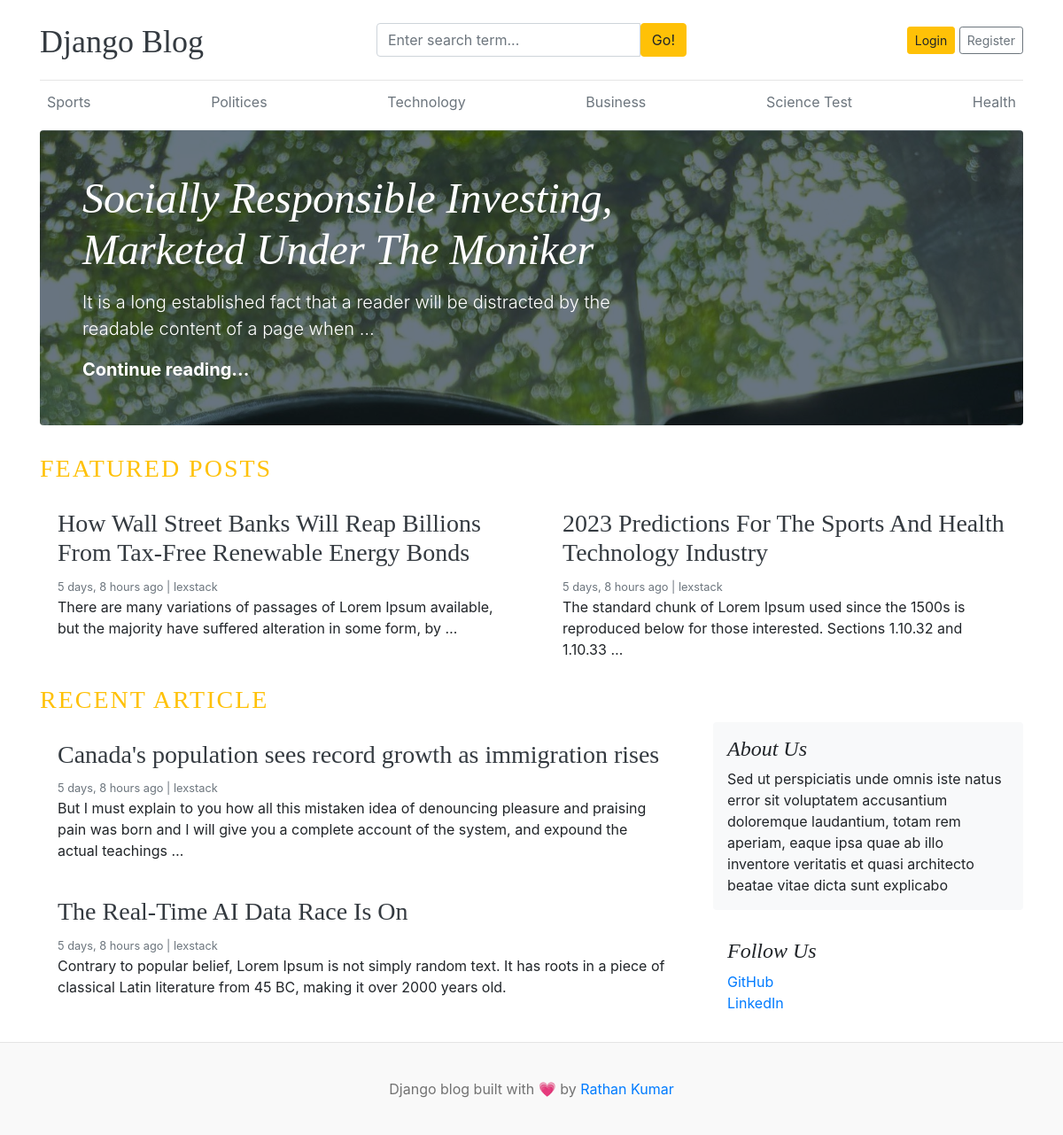
The page / on the database its author committed.
### blogs/models.py (models this page shows, shortened)
class Category(models.Model):
    category_name = models.CharField(max_length=50, unique=True)
    created_at = models.DateTimeField(auto_now_add=True)
    updated_at = models.DateTimeField(auto_now=True)
    class Meta:
        verbose_name_plural = "categories"

class Blog(models.Model):
    title = models.CharField(max_length=100)
    slug = models.SlugField(max_length=150, unique=True, blank=True)
    category = models.ForeignKey(Category, on_delete=models.CASCADE)
    author = models.ForeignKey(User, on_delete=models.CASCADE)
    featured_image = models.ImageField(upload_to='uploads/%Y/%m/%d')
    short_description = models.TextField(max_length=500)
    blog_body = models.TextField(max_length=2000)
    status = models.CharField(max_length=20, choices=STATUS_CHOICES, default=0)
    is_featured = models.BooleanField(default=False)
    created_at = models.DateTimeField(auto_now_add=True)
    updated_at = models.DateTimeField(auto_now=True)

### assignment/models.py (models this page shows, shortened)
class About(models.Model):
    about_header = models.CharField(max_length=25)
    about_description = models.TextField(max_length=255)
    created_at = models.DateTimeField(auto_now_add=True)
    updated_at = models.DateTimeField(auto_now=True)
    class Mata:
        verbose_name_plural = "About"

class SocialLink(models.Model):
    platform = models.CharField(max_length=25)
    link = models.URLField(max_length=100)
    created_at = models.DateTimeField(auto_now_add=True)
    updated_at = models.DateTimeField(auto_now=True)

### blog_main/views.py (the view)
# urls.py: 2. Add a URL to urlpatterns:  path('', views.home, name='home')
def home(request):
    featured_posts = Blog.objects.filter(is_featured=True, status="Published").order_by('updated_at')
    posts = Blog.objects.filter(is_featured=False, status="Published")
    try:
        about = About.objects.get()
    except:
        about = None
    context = {
        'about': about,
        'featured_posts': featured_posts,
        'posts': posts
    }
    return render(request, 'home.html', context)

### blogs/context_processors.py (called while the page is built)
def get_categories(request):
    categories = Category.objects.all()
    return dict(categories=categories)

def get_social_links(request):
    social_links = SocialLink.objects.all()
    return dict(social_links=social_links)

### templates/home.html
{% extends 'base.html' %}
{% block content %}
{% for post in featured_posts %}
{% if forloop.first %}
  <div class="jumbotron p-3 p-md-5 text-white rounded bg-dark" style="background-image: url({{ post.featured_image.url }});background-blend-mode: overlay;background-size:cover;">
    <div class="col-md-8 px-0">
      <h1 class="display-4 font-italic">{{ post.title }}</h1>
      <p class="lead my-3">{{ post.short_description | truncatewords:20 }}</p>
      <p class="lead mb-0"><a href="{% url 'blogs' post.slug %}" class="text-white font-weight-bold">Continue reading...</a></p>
    </div>
  </div>
  {% endif %}
{% endfor %}
 <h3 class="text-uppercase text-warning" style="letter-spacing: 2px">Featured Posts</h3>
 <div class="row mb-2">
    {% for post in featured_posts %}
    {% if not forloop.first %}
    <div class="col-md-6">
      <div class="card border-0" >
        <div class="card-body">
          <h3><a href="{% url 'blogs' post.slug %}" class="text-dark">{{ post.title}}</a></h3>
          <small class="mb-1 text-muted">{{ post.created_at | timesince }} ago | {{ post.author }}</small>
          <p class="card-text">{{ post.short_description | truncatewords:20 }}</p>
        </div>
      </div>
    </div>
    {% endif %}
    {% endfor %}
  </div>
  <h3 class="text-uppercase text-warning" style="letter-spacing: 2px">Recent Article</h3>
  <main role="main" class="container p-0">
    <div class="row">
      <div class="col-md-8 blog-main">
        {% for post in posts %}
        <div class="card border-0" >
          <div class="card-body">
            <h3><a href="{% url 'blogs' post.slug %}" class="text-dark">{{ post.title }}</a></h3>
            <small class="mb-1 text-muted">{{ post.created_at | timesince }} ago | {{ post.author }}</small>
            <p class="card-text">{{ post.short_description | truncatewords:35 }}</p>
          </div>
        </div>
        {% endfor %}
      </div>
      <aside class="col-md-4 blog-sidebar">
        <div class="p-3 mb-3 bg-light rounded">
          <h4 class="font-italic">{{ about.about_header }}</h4>
          <p class="mb-0">{{ about.about_description }}</p>
        </div>
        {% if social_links %}
        <div class="p-3">
          <h4 class="font-italic">Follow Us</h4>
          <ol class="list-unstyled">
            {% for link in social_links %}
            <li><a href="{{ link.link }}" target="_blank">{{ link.platform }}</a></li>
            {% endfor %}
          </ol>
        </div>
        {% endif %}
      </aside>
    </div>
  </main>
  {% endblock content %}

### templates/base.html (shortened to what this page needs)
 {% load static %}
<!DOCTYPE html>
<html lang="en">
<head>
    <link href="https://getbootstrap.com/docs/4.0/dist/css/bootstrap.min.css" rel="stylesheet">
    <link href="{% static 'css/blog.css' %}" rel="stylesheet">
      <link rel="stylesheet" href="https://cdnjs.cloudflare.com/ajax/libs/font-awesome/6.5.0/css/all.min.css">
</head>
<body>
    <div class="container">
      <header class="blog-header py-3">
        <div class="row flex-nowrap justify-content-between align-items-center">
          <div class="col-4 pt-1">
            <a class="blog-header-logo text-dark" href="/">Django Blog</a>
          </div>
          <div class="col-4">
            <form action="{% url 'search' %}" method="GET">
              <div class="input-group">
                  <input class="form-control" type="text" name="keyword" value="{{ keyword }}" placeholder="Enter search term..." aria-label="Enter search term..." aria-describedby="button-search" />
                  <button class="btn btn-warning" id="button-search" type="submit">Go!</button>
              </div>
            </form>
          </div>
          <div class="col-4 d-flex justify-content-end align-items-center">
            {% if not user.is_authenticated %}
            <a class="btn btn-sm btn-warning" href="{% url 'login' %}">Login</a> &nbsp;
            <a class="btn btn-sm btn-outline-secondary" href="{% url 'register' %}">Register</a>
            {% else %}
            <span><a href="{% url 'dashboard' %}">Dashboard</a></span>
            &emsp;
            <span><a href="{% url 'logout' %}">Logout</a></span>
            {% endif %}
          </div>
        </div>
      </header>
      <div class="nav-scroller py-1 mb-2">
        <nav class="nav d-flex justify-content-between">
          {% for cat in categories %}
          <a class="p-2 text-muted" href="{% url 'post_by_category' cat.id %}">{{ cat.category_name }}</a>
          {% endfor %}
        </nav>
      </div>
{% block content %}
{% endblock content %}
</div>
<footer class="blog-footer">
  <p>Django blog built with 💗 by <a href="#">Rathan Kumar</a></p>
</footer>
</body>
</html>

### blog_main/static/css/blog.css (style rules this page uses)
.blog-header { border-bottom: 1px solid #e5e5e5; }
.blog-header-logo { font-family: "Playfair Display", Georgia, "Times New Roman", serif; font-size: 2.25rem; }
h1, h2, h3, h4, h5, h6 { font-family: "Playfair Display", Georgia, "Times New Roman", serif; }
.display-4 { font-size: 2.5rem; }
@media (min-width: 768px) { .display-4 { font-size: 3rem; } }
.blog-footer { padding: 2.5rem 0; color: #727272; text-align: center; background-color: #f9f9f9; border-top: .05rem solid #e5e5e5; }
.blog-footer p:last-child { margin-bottom: 0; }

### rows shown on the page
Category: category_name "Sports"
Category: category_name "Politices"
Category: category_name "Technology"
Category: category_name "Business"
Category: category_name "Science Test"
Category: category_name "Health"
Blog: featured_image (picture), title "Socially Responsible Investing, Marketed Under The Moniker", short_description "It is a long established fact that a reader will be distracted by the readable content of a page when …"
Blog: title "How Wall Street Banks Will Reap Billions From Tax-Free Renewable Energy Bonds", created_at "5 days, 8 hours", author "lexstack", short_description "There are many variations of passages of Lorem Ipsum available, but the majority have suffered alteration in some form, by …"
Blog: title "2023 Predictions For The Sports And Health Technology Industry", created_at "5 days, 8 hours", author "lexstack", short_description "The standard chunk of Lorem Ipsum used since the 1500s is reproduced below for those interested. Sections 1.10.32 and 1.10.33 …"
Blog: title "Canada's population sees record growth as immigration rises", created_at "5 days, 8 hours", author "lexstack", short_description "But I must explain to you how all this mistaken idea of denouncing pleasure and praising pain was born and I will give you a complete account of the system, and expound the actual teachings …"
Blog: title "The Real-Time AI Data Race Is On", created_at "5 days, 8 hours", author "lexstack", short_description "Contrary to popular belief, Lorem Ipsum is not simply random text. It has roots in a piece of classical Latin literature from 45 BC, making it over 2000 years old."
About: about_header "About Us", about_description "Sed ut perspiciatis unde omnis iste natus error sit voluptatem accusantium doloremque laudantium, totam rem aperiam, eaque ipsa quae ab illo inventore veritatis et quasi architecto beatae vitae dicta sunt explicabo"
SocialLink: platform "GitHub"
SocialLink: platform "LinkedIn"
